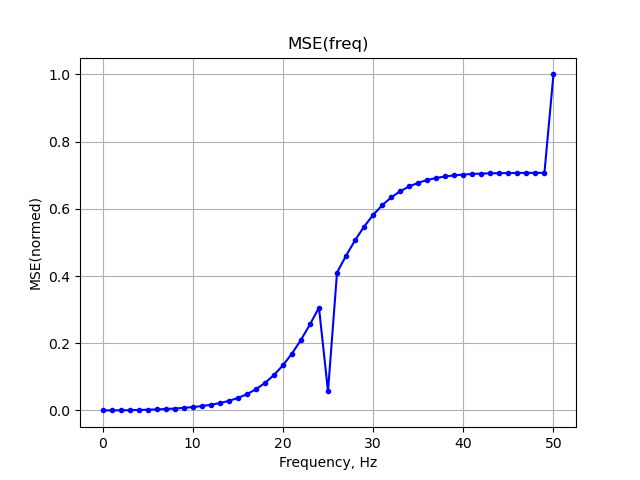

Recreate this plot in Python.
import math
import numpy as np
import matplotlib.pyplot as plt
from scipy.linalg import expm

freq_sin = 0.5 # Hz
T = 1 # Sec
sampling_rate = 100 # Hz
t = np.arange(0, T + 1/sampling_rate, 1/sampling_rate)
t_decimated = t[::2]


# Генератор синуса    
def generate_sin(t, sampling_rate, freq):
    T = 1 / sampling_rate
    omega = 2 * np.pi * freq
    A = np.array([[0, omega], [-omega, 0]])
    # Начальное состояние
    x = np.array([[1], [0]])
    # Матрица дискретизации
    Ad = expm(A * T)
    xl = np.zeros((2, len(t)))
    for i in range(len(t)):
        xl[:, i:i+1] = x
        x = Ad @ x
    return xl[0, :]

def decimator(signal):
    return signal[::2]

def interpolator(x, y, x_new):
    #cubic spline
    n = len(x)
    h = np.diff(x)
    
    A = np.zeros((n, n))
    B = np.zeros(n)
    
    #natural cubic spline
    A[0, 0] = 1
    A[-1, -1] = 1
    
    for i in range(1, n - 1):
        A[i, i - 1] = h[i - 1]
        A[i, i] = 2 * (h[i - 1] + h[i])
        A[i, i + 1] = h[i]
        B[i] = 3 * ((y[i + 1] - y[i]) / h[i] - (y[i] - y[i - 1]) / h[i - 1])
        
    # решение матричного уравнения встройкой
    c = np.linalg.solve(A, B)
    
    b = np.zeros(n - 1)
    d = np.zeros(n - 1)
    
    for i in range(n - 1):
        b[i] = (y[i + 1] - y[i]) / h[i] - h[i] * (2 * c[i] + c[i + 1]) / 3
        d[i] = (c[i + 1] - c[i]) / (3 * h[i])
    
    y_new = np.zeros_like(x_new)
    for i in range(n - 1):
        mask = (x[i] <= x_new) & (x_new <= x[i + 1])
        dx = x_new[mask] - x[i]
        y_new[mask] = y[i] + b[i] * dx + c[i] * dx**2 + d[i] * dx**3
        
    return y_new

def MSE(inp, outp):
    h = inp - outp
    return np.mean(h**2)**0.5

mse = []
freqs = range(0, 51, 1)
for f in freqs:
    sinn = generate_sin(t, sampling_rate, freq = f) # 
    sinn_decimated = decimator(sinn)
    sinn_interpolated = interpolator(t_decimated, sinn_decimated, t)
    est = MSE(sinn, sinn_interpolated)
    mse.append(est)
    

plt.figure(1)
plt.grid(True)
plt.title("MSE(freq)")
plt.xlabel("Frequency, Hz")
plt.ylabel("MSE(normed)")

plt.plot(freqs, mse/max(mse), color = "blue", marker = ".")
plt.show()
